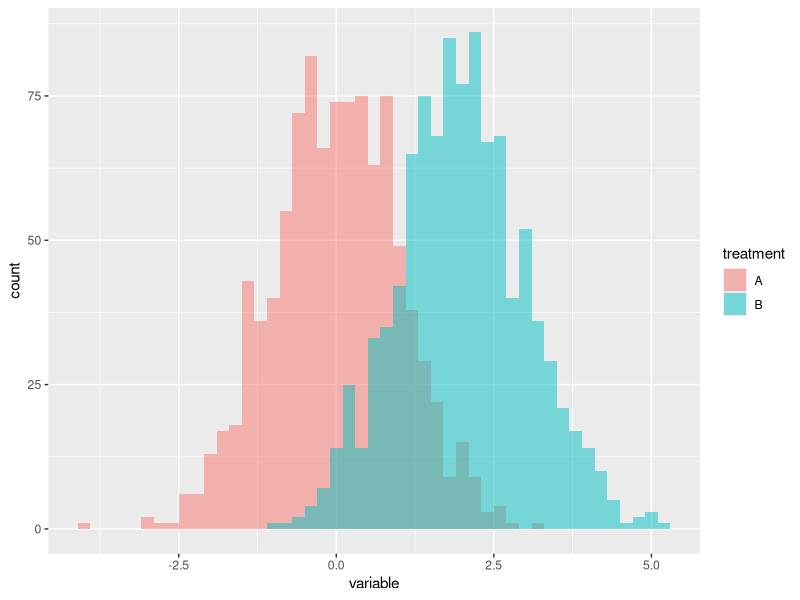

Write the R code that produced this figure.
# test script for package similarity

list.of.packages <- c("ggplot2", "Rcpp", "abctools")
new.packages <- list.of.packages[!(list.of.packages %in% installed.packages()[,"Package"])]
if(length(new.packages)) install.packages(new.packages)

require('ggplot2')

df <- data.frame(treatment = factor(rep(c('A', 'B'), each = 1000)),
                 variable = c(rnorm(1000), rnorm(1000, mean = 2)))

ggplot(df, aes(x = variable, fill = treatment)) +
  geom_histogram(binwidth = .2, alpha = .5, position = "identity")